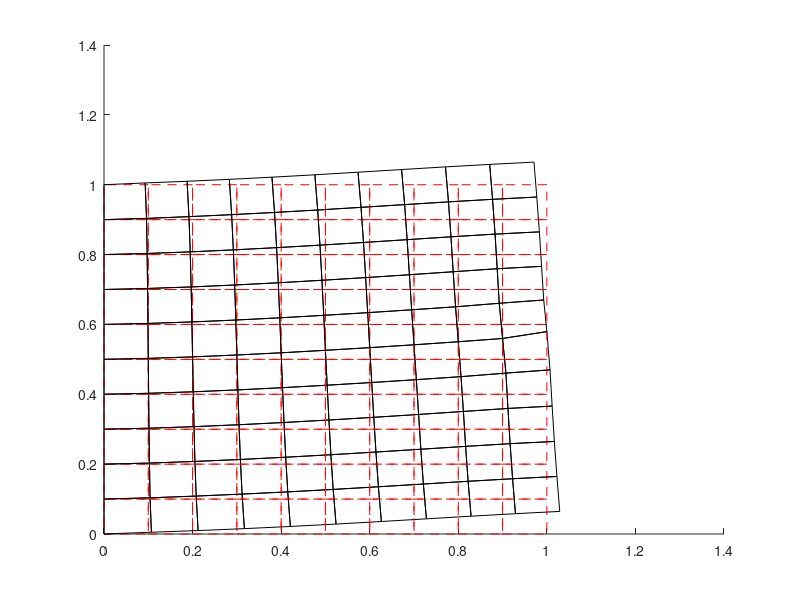

Write the MATLAB code that produced this figure.
% test script for Q4 linear FEM
clc
clear all

DEBUGFLAG__ = 0;
%% Material model (lin Elasticity)
E = 1000; v = 0.3; 
matD_voigt = E/(1-v^2)*[1 v 0;v 1 0; 0 0 (1-v)/2];

%% mesh initialization
lxy = [1 1];
exy = [10 10];
nxy = exy + 1;

totArea = prod(lxy);
nELEM = prod(exy);
nNODE = prod(nxy);

x_list = linspace(0,lxy(1),nxy(1));
y_list = linspace(0,lxy(2),nxy(2));

[x, y] = meshgrid(x_list, y_list); 
NODE = zeros(nNODE,2);
NODE(:,1) = x(:);
NODE(:,2) = y(:);

ELEM = zeros(nELEM,4);
for xx = 1:exy(1)
    for yy = 1:exy(2)
        eid = exy(2)*(xx-1)+ yy;
        ELEM(eid,1) = nxy(2)*(xx-1) + yy;
        ELEM(eid,2) = nxy(2)*(xx) + yy;
        ELEM(eid,3) = nxy(2)*(xx) + yy + 1;
        ELEM(eid,4) = nxy(2)*(xx-1) + yy +1 ;
    end
end

% plot test
if DEBUGFLAG__
    figure(1); clf; 
    hold on 
    for ee = 1:nELEM
        elem_id = ELEM(ee,:);
        plot(NODE(elem_id([1,2,3,4,1]),1),NODE(elem_id([1,2,3,4,1]),2),'r-')
    end
end

%% K matrix generation
nDOF = nNODE * 2; % dpn = 2;
dpe = 8;
K_dense = zeros(nDOF, nDOF);

ri = [-1 1 1 -1]/sqrt(3);
si = [-1 -1 1 1]/sqrt(3);
wi = [1 1 1 1];

for ee = 1:nELEM
    elem_id = ELEM(ee,:);
    X = NODE(elem_id,:); % [4x2]
    
    Ke = zeros(dpe,dpe);
    for gg = 1:length(wi)
        r = ri(gg); s = si(gg); w = wi(gg);
        % shape function and its derivative
        Ni   = 0.25*[(1-r)*(1-s) (1+r)*(1-s) (1+r)*(1+s) (1-r)*(1+s)];
        Ni_r = 0.25*[-1*(1-s) +1*(1-s) +1*(1+s) -1*(1+s)];
        Ni_s = 0.25*[-1*(1-r) -1*(1+r) +1*(1+r) +1*(1-r)];
        
        Ni_rs = [Ni_r;Ni_s]; % [2x4]
        matJ = Ni_rs*X;
        % matJ = [Ni_r*X(:,1) Ni_r*X(:,2);Ni_s*X(:,1) Ni_s*X(:,2)];
        detJ = det(matJ);
        
        Ni_XY = inv(matJ)*Ni_rs;
        Ni_X = Ni_XY(1,:); Ni_Y = Ni_XY(2,:);
        
        matB = zeros(3,8);
        matB(1,1:2:end) = Ni_X;
        matB(2,2:2:end) = Ni_Y;
        matB(3,1:2:end) = Ni_Y;
        matB(3,2:2:end) = Ni_X;
        
        wJ = w * detJ;
        
        Ke = Ke + matB'*matD_voigt*matB * wJ;
    end
    dof_id = [elem_id*2-1; elem_id*2];
    dof_id = dof_id(:);
    K_dense(dof_id,dof_id) = K_dense(dof_id,dof_id)+Ke;
end

%% apply BC
%clamped left
BC = zeros(nNODE,2);
xlo = abs(NODE(:,1)) <1e-3;
BC(xlo,:) = 1;
BC_dof = reshape(BC',nDOF,1);
BCid = find(BC_dof);

K_dense(BCid,:) = 0;
K_dense(:,BCid) = 0;
K_dense(BCid,BCid) = eye(length(BCid));

locF = find((abs(NODE(:,1) - lxy(1)) < 1e-3) & (abs(NODE(:,2) - lxy(2)/2) < 1e-3));
% locF = find(abs(NODE(:,1) - lxy(1)) < 1e-3);
GF = zeros(nDOF,1);
GF(locF*2) = 10; % y direction
% GF(locF(1)*2-1) = 5;
% GF(locF(end)*2-1) = 5;

%% solve!
u = K_dense\GF;
u2 = reshape(u,2,nNODE)';
NODE_f = NODE + u2;

figure; clf; 
hold on 
for ee = 1:nELEM
    elem_id = ELEM(ee,:);
    plot(NODE(elem_id([1,2,3,4,1]),1),NODE(elem_id([1,2,3,4,1]),2),'r--')
    plot(NODE_f(elem_id([1,2,3,4,1]),1),NODE_f(elem_id([1,2,3,4,1]),2),'k-')
end